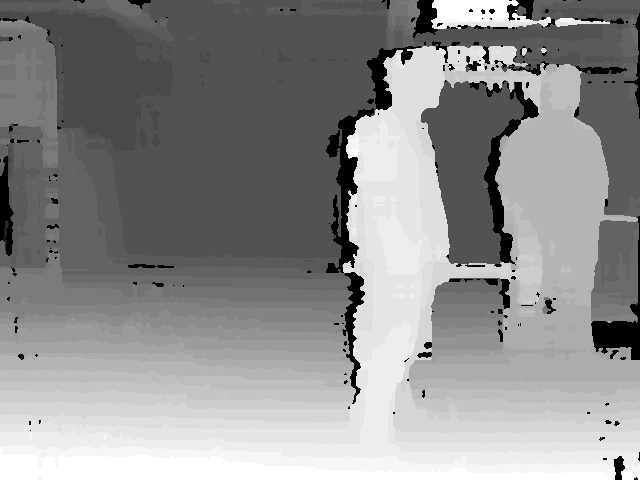
#> input picture stereomodel/OpencvSGBM/disp.png, 640 x 480 px
$ python filterz_disp.py
#> lines starting #> are read from the running program, lines starting #| are printed output that depends on the picture; after the words box and inside, x2 and y2 are one past the last pixel; in counts of white or black regions, pixels touching at a corner belong together
#> further down, depth_map is the input picture: shape (480, 640); min 0, max 31, mean 17.4
#| (480, 640) uint8
# -*- coding: utf-8 -*-
# @Time    : 2025/6/8 19:55
# @Author  : sjh
# @Site    :
# @File    : filterz_disp.py
# @Comment :
# -*- coding: utf-8 -*-
# @Time    : 2025/5/21 上午9:40
# @Author  : sjh
# @Site    :
# @File    : Filter.py
# @Comment :
import time

import cv2
import numpy as np
# cv2.setNumThreads(4)
from scipy.ndimage import distance_transform_edt
from scipy.spatial import cKDTree
# [30 lines left out: functions fill_depth_inpaint, fill_depth_nearest, not called in this run]

def fill_depth_nearest_ROI(depth_frame, left=64, right=0, bottom=0):
    # 深度图尺寸
#> called with left = 64, right = 0, bottom = 0
    height, width = depth_frame.shape
#> height = 480; width = 640

    # 定义 ROI 区域（感兴趣区域）
    roi_top = 0
    roi_bottom = height - bottom
#> roi_bottom = 480
    roi_left = left
    roi_right = width - right
#> roi_right = 640

    # 截取 ROI 区域
    roi = depth_frame[roi_top:roi_bottom, roi_left:roi_right].copy()
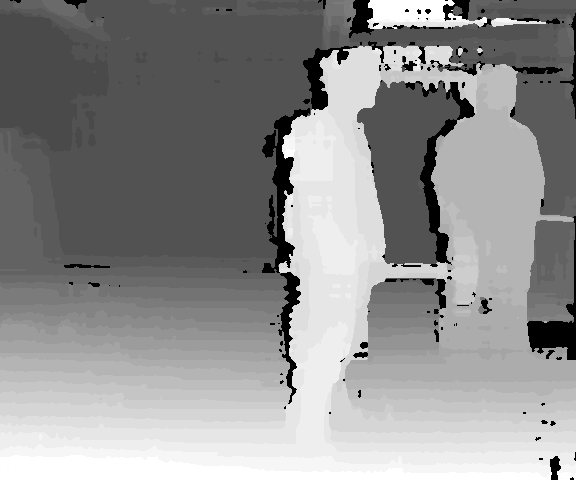
#> roi: shape (480, 576); min 0, max 31, mean 17.4; drawn with min black and max white

    # 掩码：0 为需要填补的区域
    mask = roi == 0
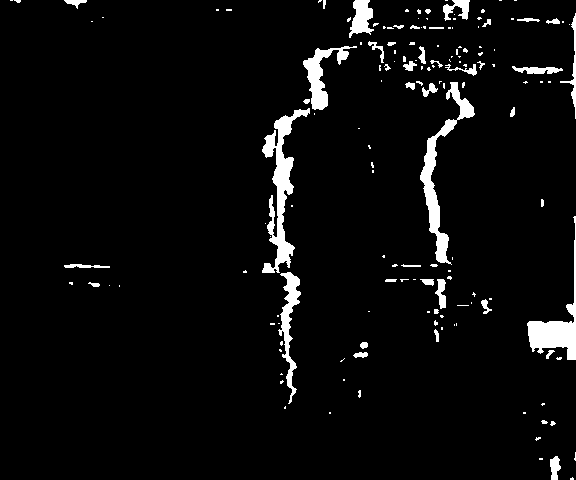
#> mask: shape (480, 576) bool; 4.5% white; 157 white regions (112 under 20 px), largest, box (x1, y1, x2, y2) and area: (262, 108, 310, 273) 2402, (420, 82, 475, 265) 1967, (527, 216, 576, 360) 1655

    # 若无0值，直接返回原图
    if not np.any(mask):
        return depth_frame
    # 最近邻填充
    distance, indices = distance_transform_edt(mask, return_indices=True)
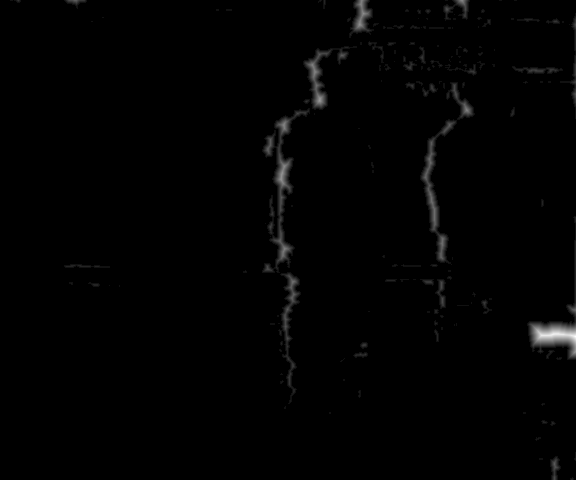
#> distance: shape (480, 576) float64; min 0, max 14.21, mean 0.122; drawn with min black and max white
    roi_filled = roi.copy()
    roi_filled[mask] = roi[tuple(indices[:, mask])]
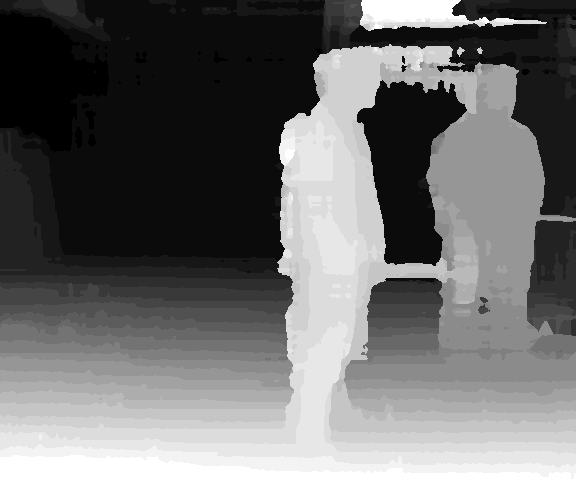
#> roi_filled: shape (480, 576); 4.5% of pixels changed, all inside (x1, y1, x2, y2) = (10, 0, 576, 480); drawn with min black and max white

    # 将修复后的 ROI 放回原图
    filled_frame = depth_frame.copy()
    filled_frame[roi_top:roi_bottom, roi_left:roi_right] = roi_filled
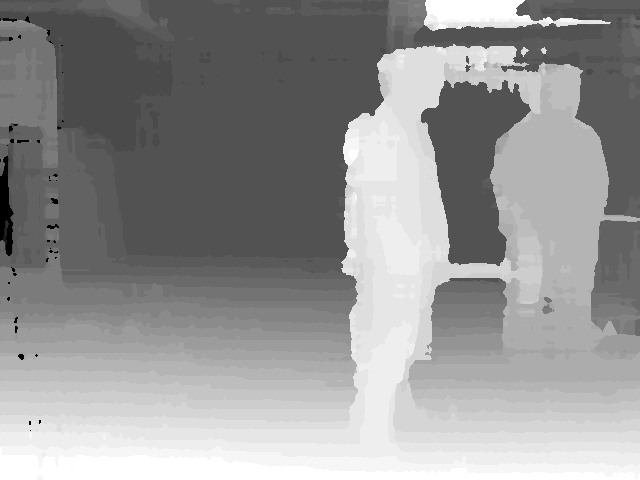
#> filled_frame: shape (480, 640); 4.05% of pixels changed, all inside (x1, y1, x2, y2) = (74, 0, 640, 480); drawn with min black and max white

    return filled_frame
# [10 lines left out: function fast_kdtree_fill, not called in this run]
def fill_depth_distanceTransform(depth):
    filled = cv2.distanceTransform(depth, cv2.DIST_L2, 5)
    return filled
def show_disp(disp):
    norm = ((disp - disp.min()) / (disp.max() - disp.min()) * 255).astype(np.uint8)
    depth_colormap = cv2.applyColorMap(norm, cv2.COLORMAP_PLASMA)
    return depth_colormap
if __name__ == "__main__":

    # 读取深度图（16位）
    depth_map = cv2.imread('../disp.png', cv2.IMREAD_UNCHANGED)

    print(depth_map.shape, depth_map.dtype)

    inpainted_depth = fill_depth_nearest_ROI(depth_map)


    # 归一化到 0~255，用于可视化（避免16位深度显示不正确）
    depth_norm = cv2.normalize(depth_map, None, 0, 255, cv2.NORM_MINMAX)
    depth_norm = depth_norm.astype(np.uint8)

    inpainted_norm = cv2.normalize(inpainted_depth, None, 0, 255, cv2.NORM_MINMAX)
    inpainted_norm = inpainted_norm.astype(np.uint8)


    depth_norm = show_disp(depth_norm)
    inpainted_norm = show_disp(inpainted_norm)
#> in show_disp (call 2), `depth_colormap = cv2.applyColorMap(norm, cv2.COLORMAP_PLASMA)`:
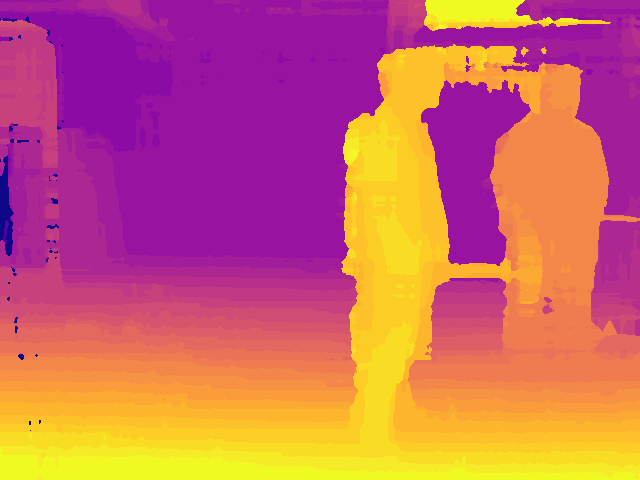
#> depth_colormap: shape (480, 640, 3); mean B, G, R 104.2, 101.7, 203.6
    # 拼接显示
    combined_img = np.hstack((depth_norm, inpainted_norm))
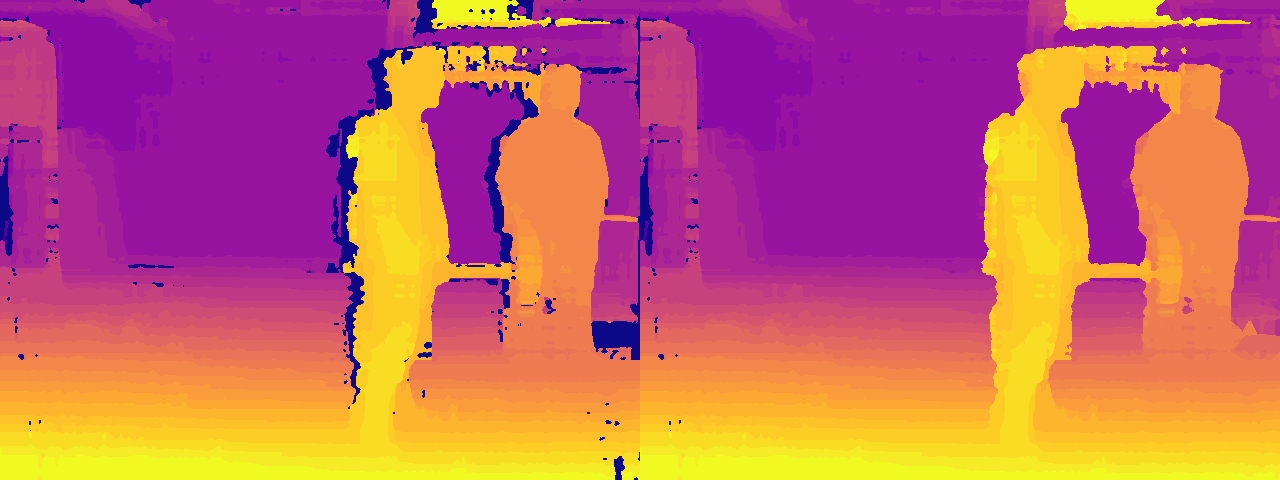
#> combined_img: shape (480, 1280, 3); mean B, G, R 104.8, 99.9, 199.7
    cv2.imshow('Original vs Inpainted Depth Map (Normalized)', combined_img)
    cv2.waitKey(0)
    cv2.destroyAllWindows()
